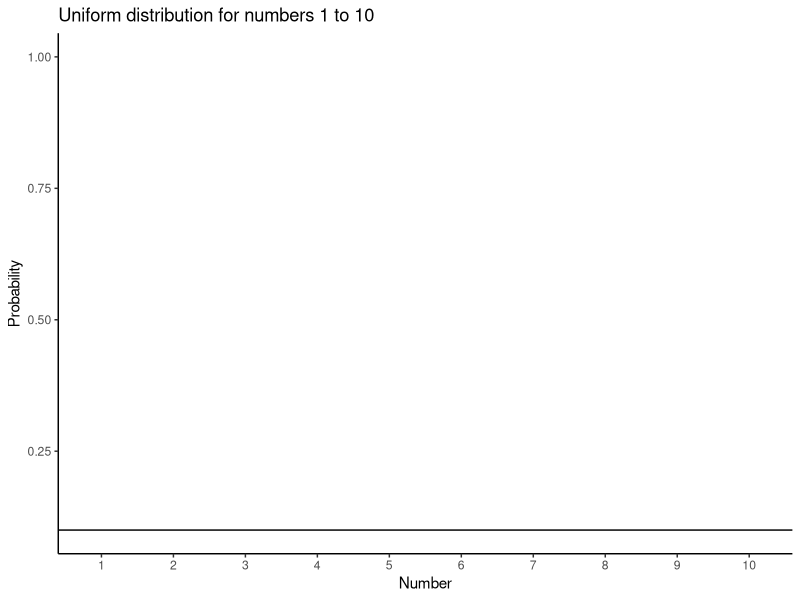
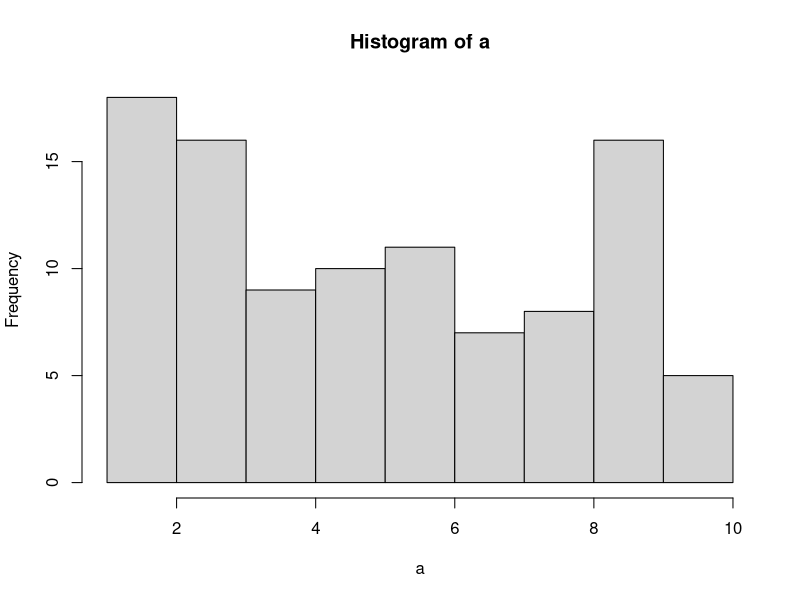
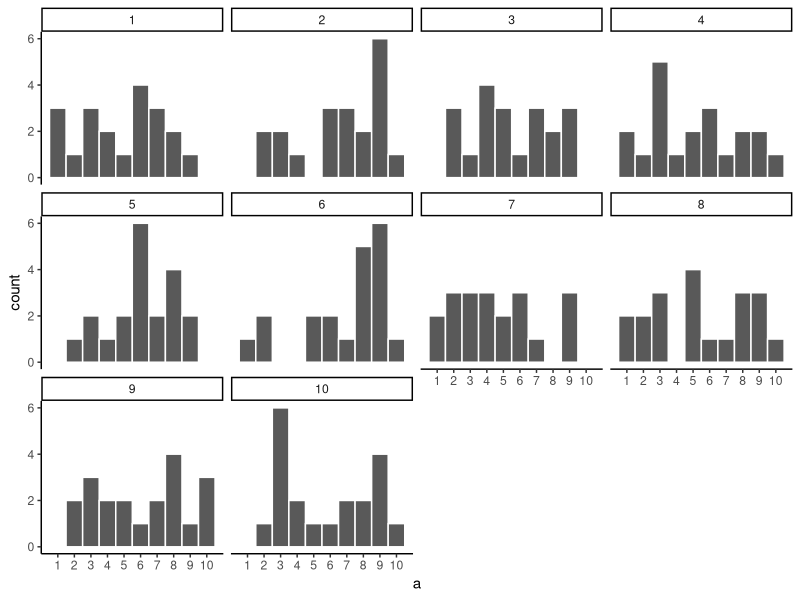
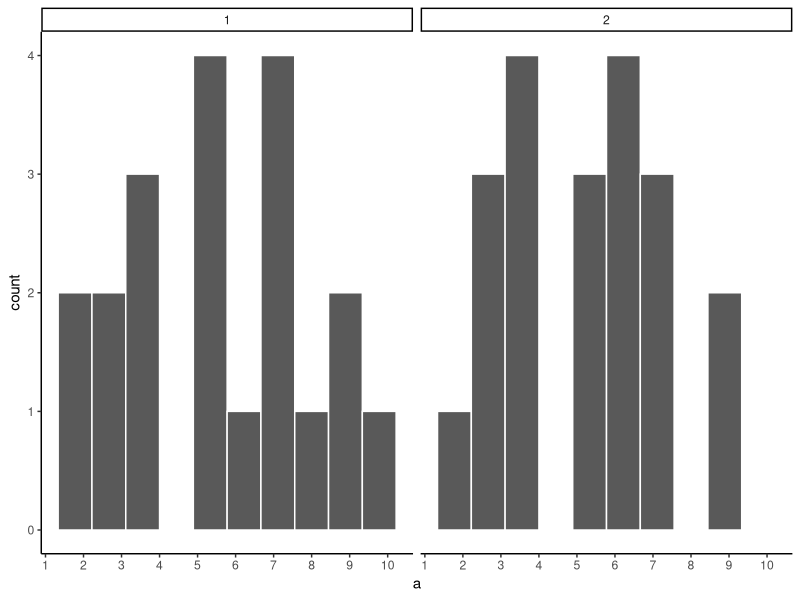
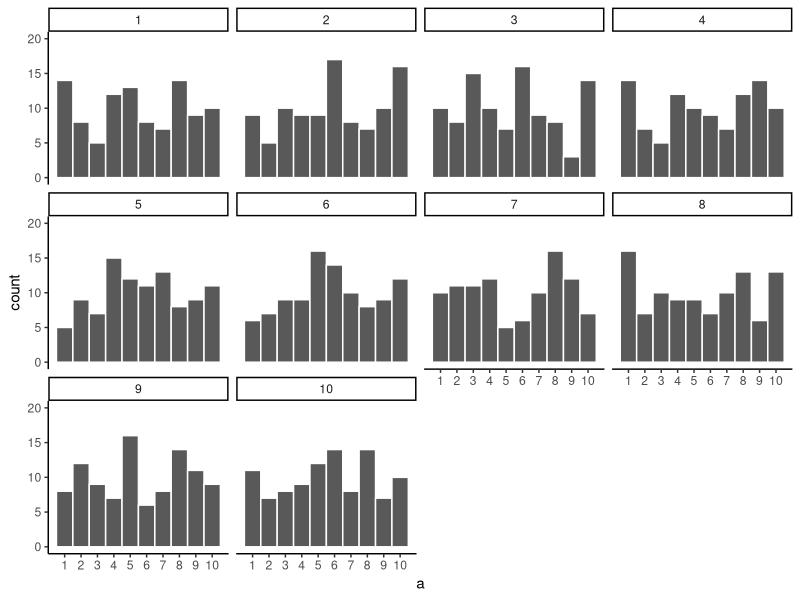
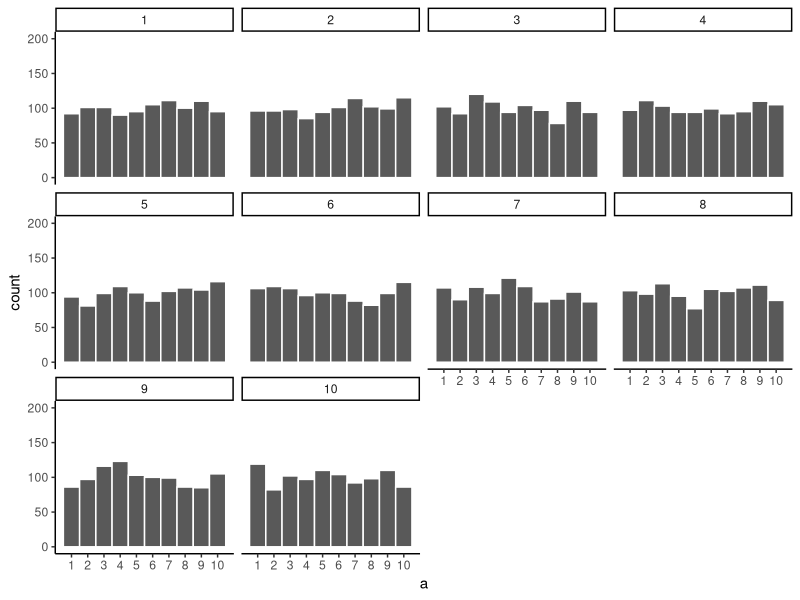
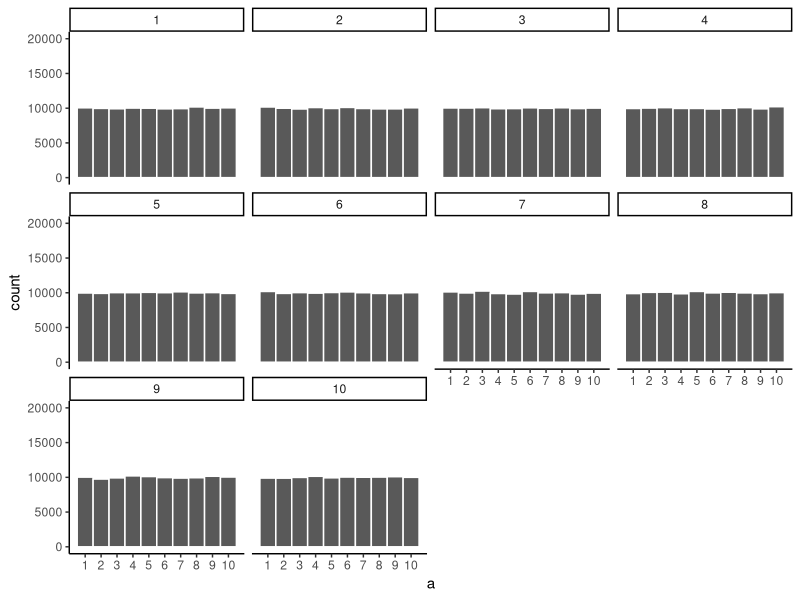
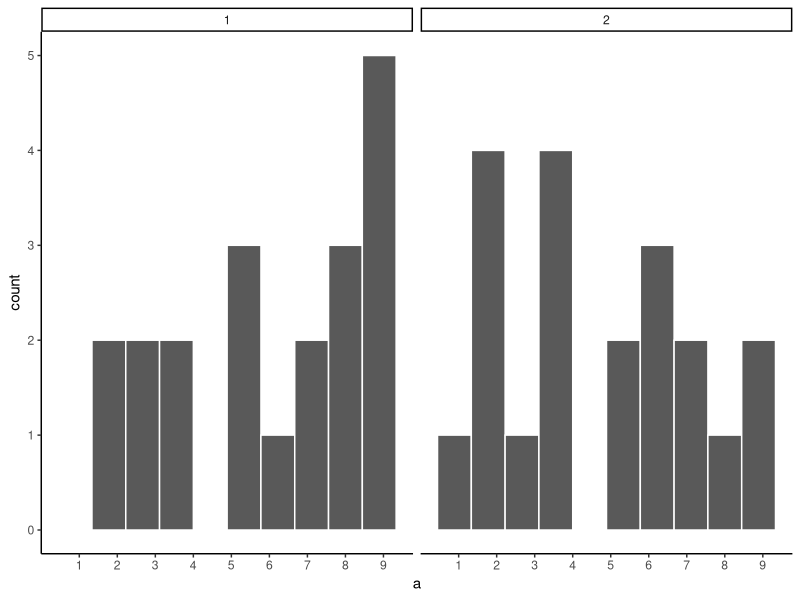

Recreate these plots in R, in order. (Note: this script raises an error after producing the figures.)
## ---- chunk 1
library(ggplot2)

df<-data.frame(a=1:10,b=seq(.1,1,.1))
df$a<-as.factor(df$a)

ggplot(df,aes(x=a,y=b))+
  geom_point(color="white")+
  geom_hline(yintercept=.1)+
  theme_classic()+
  ylab("Probability")+
  xlab("Number")+
  ggtitle("Uniform distribution for numbers 1 to 10")


## ---- chunk 2
a<-matrix(round(runif(100,1,10)),ncol=10)
knitr::kable(a)
## ---- chunk 3
hist(a)
## ---- chunk 4
a<-round(runif(20*10,1,10))
df<-data.frame(a,sample=rep(1:10,each=20))

ggplot(df,aes(x=a))+
  geom_histogram(bins=10, color="white")+
  facet_wrap(~sample)+
  theme_classic()+
  scale_x_continuous(breaks=seq(1,10,1))

## ---- chunk 5
library(gganimate)
ggplot(df,aes(x=a))+
  geom_histogram(bins=10, color="white")+
  theme_classic()+
  scale_x_continuous(breaks=seq(1,10,1))+
  geom_hline(yintercept=2)+
  ggtitle("Small N=20 samples from a uniform distribution")+
  transition_states(
    sample,
    transition_length = 2,
    state_length = 1
  )+enter_fade() + 
  exit_shrink() +
  ease_aes('sine-in-out')
  
## ---- chunk 6
a<-round(runif(20*2,1,10))
df<-data.frame(a,sample=rep(1:2,each=20))

ggplot(df,aes(x=a))+
  geom_histogram(bins=10, color="white")+
  facet_wrap(~sample)+
  theme_classic()+
  scale_x_continuous(breaks=seq(1,10,1))

## ---- chunk 7
a<-sample(1:10,100*10,replace=T)
df<-data.frame(a,sample=rep(1:10,each=100))

ggplot(df,aes(x=a))+
  geom_histogram(bins=10, color="white")+
  facet_wrap(~sample)+
  theme_classic()+
  ylim(0,20)+
  scale_x_continuous(breaks=seq(1,10,1))

## ---- chunk 8
a<-sample(1:10,1000*10,replace=T)
df<-data.frame(a,sample=rep(1:10,each=1000))

ggplot(df,aes(x=a))+
 geom_histogram(bins=10, color="white")+
  facet_wrap(~sample)+
  theme_classic()+
  ylim(0,200)+
  scale_x_continuous(breaks=seq(1,10,1))

## ---- chunk 9
a<-sample(1:10,100000*10,replace=T)
df<-data.frame(a,sample=rep(1:10,each=100000))

ggplot(df,aes(x=a))+
  geom_histogram(bins=10, color="white")+
  facet_wrap(~sample)+
  theme_classic()+
  ylim(0,20000)+
  scale_x_continuous(breaks=seq(1,10,1))

## ---- chunk 10
a<-c(sample(1:10,20,replace=T),round(rnorm(20,5,2.5)))
df<-data.frame(a,sample=rep(1:2,each=20))

ggplot(df,aes(x=a))+
  geom_histogram(bins=10, color="white")+
  facet_wrap(~sample)+
  theme_classic()+
  scale_x_continuous(breaks=seq(1,10,1))

## ---- chunk 11
a<-c(sample(1:10,1000,replace=T),round(rnorm(1000,5,1.25)))
df<-data.frame(a,sample=rep(1:2,each=1000))

ggplot(df,aes(x=a))+
  geom_histogram(bins=10, color="white")+
  facet_wrap(~sample)+
  theme_classic()+
  scale_x_continuous(breaks=seq(0,10,1))

## ---- chunk 12
hand<-rep(c("left","right"),each=10)
gumball<-rbinom(20,1,.5)
df<-data.frame(hand,gumball)

knitr::kable(df)
## ---- chunk 13
sum_df<-aggregate(gumball~hand,df,sum)
ggplot(sum_df,aes(x=hand,y=gumball))+
  geom_bar(stat="identity")+
  theme_classic()
  
## ---- chunk 14
hand<-rep(rep(c("left","right"),each=10),10)
experiment<-rep(1:10,each=20)
gumball<-rbinom(20*10,1,.5)
df<-data.frame(experiment,hand,gumball)
sum_df<-aggregate(gumball~experiment*hand,df,sum)
ggplot(sum_df,aes(x=hand,y=gumball))+
  geom_bar(stat="identity")+
  theme_classic()+
  facet_wrap(~experiment)

## ---- chunk 15
differences<-sum_df[sum_df$hand =="left",]$gumball-
  sum_df[sum_df$hand =="right",]$gumball

dif_df<-data.frame(experiment=c(1:10),differences)
dif_df$experiment<-as.factor(dif_df$experiment)

ggplot(dif_df,aes(y=differences,x=experiment))+
  geom_bar(stat="identity")+
  theme_classic()+
  ylab("differences")
## ---- chunk 16
hand<-rep(rep(c("left","right"),each=10),100)
experiment<-rep(1:100,each=20)
gumball<-rbinom(20*100,1,.5)
df<-data.frame(experiment,hand,gumball)
sum_df<-aggregate(gumball~experiment*hand,df,sum)

differences<-sum_df[sum_df$hand =="left",]$gumball-
  sum_df[sum_df$hand =="right",]$gumball

dif_df<-data.frame(experiment=c(1:100),differences)
dif_df$experiment<-as.factor(dif_df$experiment)

ggplot(dif_df,aes(y=differences,x=experiment))+
  geom_bar(stat="identity")+
  theme_classic()+
  ylab("differences")
## ---- chunk 17
hand<-rep(rep(c("left","right"),each=10),10000)
experiment<-rep(1:10000,each=20)
gumball<-rbinom(20*10000,1,.5)
df<-data.frame(experiment,hand,gumball)
sum_df<-aggregate(gumball~experiment*hand,df,sum)

differences<-sum_df[sum_df$hand =="left",]$gumball-
  sum_df[sum_df$hand =="right",]$gumball

hist(differences,breaks=seq(-10,10,1))
## ---- chunk 18
difference<-length(10000)
for(i in 1:10000){
  difference[i]<-mean(rnorm(20,100,15)-rnorm(20,100,15))
}
plot_df<-data.frame(sim=1:10000,difference)
ggplot(plot_df,aes(x=difference))+
  geom_histogram(bins=100, color="white")+
  theme_classic()+
  ggtitle("Histogram of mean differences between two samples (n=10) \n
          both drawn from the same normal distribution (u=100, sd=20")+
  xlab("mean difference")

## ---- chunk 19
min(difference)
## ---- chunk 20
max(difference)
## ---- chunk 21
ggplot(plot_df,aes(x=difference))+
  annotate("rect", xmin=min(difference), xmax=max(difference), ymin=0, ymax=Inf, alpha=0.5, fill="red") +
  geom_rect(aes(xmin=-Inf, xmax=min(difference), ymin=0, ymax=Inf), alpha=.5, fill="lightgreen")+
  geom_rect(aes(xmin=max(difference), xmax=Inf, ymin=0, ymax=Inf), alpha=.5, fill="lightgreen")+
  geom_histogram(bins=50, color="white")+
  theme_classic()+
  geom_vline(xintercept = min(difference))+
  geom_vline(xintercept = max(difference))+
  ggtitle("Histogram of mean differences between two samples (n=10) \n
          both drawn from the same normal distribution (u=100, sd=20)")+
  xlim(-30,30)+
  geom_label(data = data.frame(x = 0, y = 250, label = "CHANCE"), aes(x = x, y = y, label = label))+
  geom_label(data = data.frame(x = -25, y = 250, label = "NOT \n CHANCE"), aes(x = x, y = y, label = label))+
  geom_label(data = data.frame(x = 25, y = 250, label = "NOT \n CHANCE"), aes(x = x, y = y, label = label))+
  geom_label(data = data.frame(x = min(difference), y = 750, 
                               label = paste0("min \n",round(min(difference)))), 
                               aes(x = x, y = y, label = label))+
   geom_label(data = data.frame(x = max(difference), y = 750, 
                               label = paste0("max \n",round(max(difference)))), 
                               aes(x = x, y = y, label = label))+
  xlab("mean difference")
  
  

## ---- chunk 22
ggplot(plot_df,aes(x=difference))+
  annotate("rect", xmin=min(difference), xmax=max(difference), ymin=0, ymax=Inf, alpha=0.5, fill="red") +
  annotate("rect", xmin=min(difference), xmax=min(difference)+10, ymin=0, ymax=Inf, alpha=0.7, fill="light grey") +
  annotate("rect", xmin=max(difference)-10, xmax=max(difference), ymin=0, ymax=Inf, alpha=0.7, fill="light grey") +
  geom_rect(aes(xmin=-Inf, xmax=min(difference), ymin=0, ymax=Inf), alpha=.5, fill="lightgreen")+
  geom_rect(aes(xmin=max(difference), xmax=Inf, ymin=0, ymax=Inf), alpha=.5, fill="lightgreen")+
  geom_histogram(bins=50, color="white")+
  theme_classic()+
  geom_vline(xintercept = min(difference))+
  geom_vline(xintercept = max(difference))+
   geom_vline(xintercept = min(difference)+10)+
  geom_vline(xintercept = max(difference)-10)+
  ggtitle("Histogram of mean differences between two samples (n=10) \n
          both drawn from the same normal distribution (u=100, sd=20)")+
  xlim(-30,30)+
  geom_label(data = data.frame(x = 0, y = 250, label = "CHANCE"), aes(x = x, y = y, label = label))+
  geom_label(data = data.frame(x = -25, y = 250, label = "NOT \n CHANCE"), aes(x = x, y = y, label = label))+
  geom_label(data = data.frame(x = 25, y = 250, label = "NOT \n CHANCE"), aes(x = x, y = y, label = label))+
  geom_label(data = data.frame(x = min(difference), y = 750, 
                               label = paste0("min \n",round(min(difference)))), 
                               aes(x = x, y = y, label = label))+
   geom_label(data = data.frame(x = max(difference), y = 750, 
                               label = paste0("max \n",round(max(difference)))), 
                               aes(x = x, y = y, label = label))+
  geom_label(data = data.frame(x = -15, y = 250, 
                               label = "?"), 
                               aes(x = x, y = y, label = label))+
   geom_label(data = data.frame(x = 15, y = 250, 
                               label = "?"), 
                               aes(x = x, y = y, label = label))+
  xlab("mean difference")
  
  

## ---- chunk 23
ggplot(plot_df,aes(x=difference))+
 # annotate("rect", xmin=min(difference), xmax=max(difference), ymin=0, ymax=Inf, alpha=0.5, fill="red") +
  annotate("rect", xmin=min(difference), xmax=min(difference)+10, ymin=0, ymax=Inf, alpha=0.7, fill="light grey") +
  annotate("rect", xmin=max(difference)-10, xmax=max(difference), ymin=0, ymax=Inf, alpha=0.7, fill="light grey") +
  geom_rect(aes(xmin=-Inf, xmax=min(difference), ymin=0, ymax=Inf), alpha=.5, fill="lightgreen")+
  geom_rect(aes(xmin=max(difference), xmax=Inf, ymin=0, ymax=Inf), alpha=.5, fill="lightgreen")+
  geom_histogram(bins=50, color="white", aes(fill=..count..))+
  theme_classic()+
  geom_vline(xintercept = min(difference))+
  geom_vline(xintercept = max(difference))+
   geom_vline(xintercept = min(difference)+10)+
  geom_vline(xintercept = max(difference)-10)+
  ggtitle("Histogram of mean differences between two samples (n=10) \n
          both drawn from the same normal distribution (u=100, sd=20)")+
  xlim(-30,30)+
  geom_label(data = data.frame(x = 0, y = 250, label = "CHANCE"), aes(x = x, y = y, label = label))+
  geom_label(data = data.frame(x = -25, y = 250, label = "NOT \n CHANCE"), aes(x = x, y = y, label = label))+
  geom_label(data = data.frame(x = 25, y = 250, label = "NOT \n CHANCE"), aes(x = x, y = y, label = label))+
  geom_label(data = data.frame(x = min(difference), y = 750, 
                               label = paste0("min \n",round(min(difference)))), 
                               aes(x = x, y = y, label = label))+
   geom_label(data = data.frame(x = max(difference), y = 750, 
                               label = paste0("max \n",round(max(difference)))), 
                               aes(x = x, y = y, label = label))+
  geom_label(data = data.frame(x = -15, y = 250, 
                               label = "?"), 
                               aes(x = x, y = y, label = label))+
   geom_label(data = data.frame(x = 15, y = 250, 
                               label = "?"), 
                               aes(x = x, y = y, label = label))+
  xlab("mean difference")
  
  

## ---- chunk 24

all_df<-data.frame()
for(sims in 1:10000){
  for(n in c(20,40,80,160)){
    sample<-mean(rnorm(n,100,20)-rnorm(n,100,20))
    t_df<-data.frame(sims=sims,
                     sample,
                     sample_size=n
                     )
    all_df<-rbind(all_df,t_df)
  }
}


ggplot(all_df, aes(x=sample))+
  geom_histogram(bins=50, color="white")+
  facet_wrap(~sample_size)+xlim(-30,30)+
  theme_classic()+ggtitle("Sampling distribution of mean differences \n
                          by sample size")+
  ylab("Counts")+
  xlab("Mean Difference")
  
## ---- chunk 25
library(plyr)
the_range<-ddply(all_df,.(sample_size), summarize, smallest=min(sample),
                                                  biggest=max(sample))
knitr::kable(the_range)
## ---- chunk 26
all_df<-data.frame()
for(sims in 1:1000){
  for(n in seq(10,300,10)){
    sample<-mean(rnorm(n,100,20)-rnorm(n,100,20))
    t_df<-data.frame(sims=sims,
                     sample,
                     sample_size=n
                     )
    all_df<-rbind(all_df,t_df)
  }
}

the_range<-ddply(all_df,.(sample_size), summarize, smallest=min(sample),
                                                  biggest=max(sample))


ggplot(the_range, aes(x=sample_size,y=smallest))+
  geom_point()+
  geom_line()+
  geom_point(aes(x=sample_size,y=biggest))+
  geom_line(aes(x=sample_size,y=biggest))+
  geom_hline(yintercept=0)+
  theme_classic()+ggtitle("Maximum and minimum mean differences \n
                          as a function of sample_size")+
  ylab("Most extreme mean difference")+
  xlab("Sample Size")

## ---- chunk 27

ggplot(the_range, aes(x=sample_size,y=smallest))+
  geom_point()+
  geom_line()+
  geom_point(aes(x=sample_size,y=biggest))+
  geom_line(aes(x=sample_size,y=biggest))+
  geom_hline(yintercept=0)+
  geom_hline(yintercept=10, color="red")+
  geom_hline(yintercept=-10, color="red")+
  theme_classic()+ggtitle("Maximum and minimum mean differences \n
                          as a function of sample_size")+
  ylab("Most extreme mean difference")+
  xlab("Sample Size")

## ---- chunk 28
library(dplyr)
gum<-round(runif(20,70,100))
no_gum<-round(runif(20,40,90))

gum_df<-data.frame(student=seq(1:20),gum,no_gum)

gum_df <- gum_df %>%
  rbind(c("Sums",colSums(gum_df[,2:3]))) %>%
  rbind(c("Means",colMeans(gum_df[,2:3])))
knitr::kable(gum_df)

## ---- chunk 29
gum_df_small<-gum_df[1:5,]
gum_df_small$gum<-as.numeric(gum_df_small$gum)
gum_df_small$no_gum<-as.numeric(gum_df_small$no_gum)

gum_df_small <- gum_df_small %>%
  rbind(c("Sums",colSums(gum_df_small[,2:3]))) %>%
  rbind(c("Means",colMeans(gum_df_small[,2:3])))
knitr::kable(gum_df_small)

## ---- chunk 30
all_scores       <- c(gum[1:5],no_gum[1:5])
randomize_scores <- sample(all_scores)
new_gum          <- randomize_scores[1:5]
new_no_gum       <- randomize_scores[6:10]
print(new_gum)
print(new_no_gum)
## ---- chunk 31
gum_df_small<-gum_df[1:5,]
gum_df_small$gum<-as.numeric(gum_df_small$gum)
gum_df_small$no_gum<-as.numeric(gum_df_small$no_gum)

all_scores       <- c(gum[1:5],no_gum[1:5])
randomize_scores <- sample(all_scores)
gum2          <- randomize_scores[1:5]
no_gum2       <- randomize_scores[6:10]

gum_df_small <-cbind(gum_df_small,gum2,no_gum2)

all_scores       <- c(gum[1:5],no_gum[1:5])
randomize_scores <- sample(all_scores)
gum3          <- randomize_scores[1:5]
no_gum3       <- randomize_scores[6:10]

gum_df_small <-cbind(gum_df_small,gum3,no_gum3)

gum_df_small <- gum_df_small %>%
  rbind(c("Sums",colSums(gum_df_small[,2:7]))) %>%
  rbind(c("Means",colMeans(gum_df_small[,2:7])))
knitr::kable(gum_df_small)

## ---- chunk 32
knitr::include_graphics(path="gifs/randomizationTest-1.gif")
## ---- chunk 33

mean_differences<-length(10000)
for(i in 1:10000){
  all<-sample(c(gum,no_gum))
  mean_differences[i]<-mean(all[1:20])-mean(all[21:40])
}

rand_df <- data.frame(sims=1:10000,mean_differences)

ggplot(rand_df,aes(x=mean_differences))+
  geom_histogram(color="white")+
  theme_classic()+
  geom_vline(color="blue",xintercept=(mean(gum)-mean(no_gum)))


## ---- chunk 34

ggplot(rand_df,aes(x=mean_differences))+
  geom_histogram(color="white")+
  theme_classic()+
  geom_vline(color="blue",xintercept=10)+
  geom_vline(color="red",xintercept=5)


## ---- chunk 35
knitr::include_graphics('figures02/discRandDotPlot/discRandDotPlot.pdf')
## ---- chunk 36
knitr::include_graphics('figures02/OpportunityCost/OpportunityCostDiffsDotPlot.pdf')
## ---- chunk 37
knitr::include_graphics('figures02/OpportunityCost/OpportunityCostDiffsRightTail.pdf')
